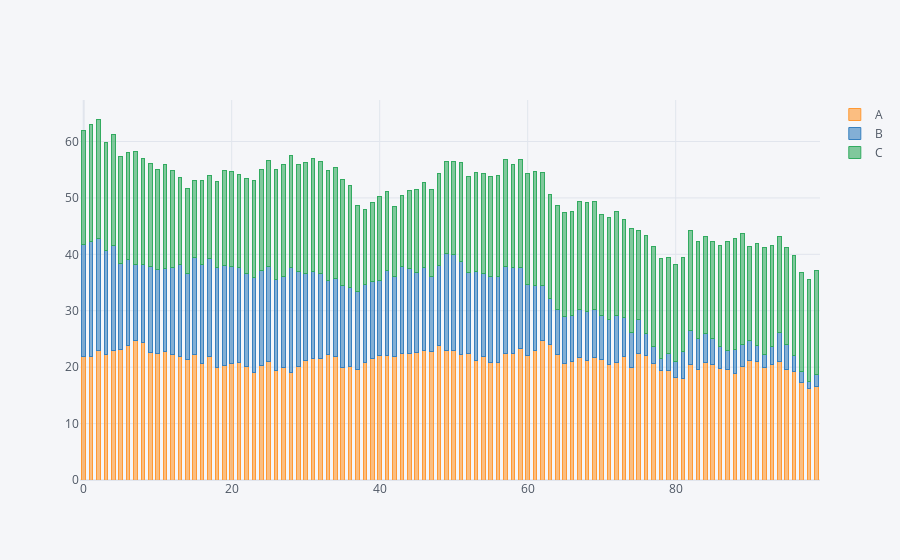

Notebook code for this chart:
### Code cell
df.iplot(kind = 'bar', barmode='stack', bargap=0.5)
